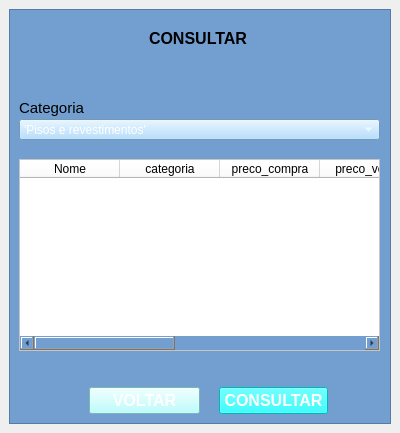
<?xml version="1.0" encoding="UTF-8"?>
<ui version="4.0">
 <class>Form</class>
 <widget class="QWidget" name="Form">
  <property name="geometry">
   <rect>
    <x>0</x>
    <y>0</y>
    <width>400</width>
    <height>433</height>
   </rect>
  </property>
  <property name="windowTitle">
   <string>Form</string>
  </property>
  <widget class="QFrame" name="frame">
   <property name="geometry">
    <rect>
     <x>9</x>
     <y>9</y>
     <width>382</width>
     <height>415</height>
    </rect>
   </property>
   <property name="styleSheet">
    <string notr="true">background-color: rgb(114, 159, 207);</string>
   </property>
   <property name="frameShape">
    <enum>QFrame::StyledPanel</enum>
   </property>
   <property name="frameShadow">
    <enum>QFrame::Raised</enum>
   </property>
   <widget class="QLabel" name="label_9">
    <property name="geometry">
     <rect>
      <x>140</x>
      <y>20</y>
      <width>101</width>
      <height>19</height>
     </rect>
    </property>
    <property name="font">
     <font>
      <pointsize>12</pointsize>
      <weight>75</weight>
      <bold>true</bold>
     </font>
    </property>
    <property name="styleSheet">
     <string notr="true">background-color: rgb(114, 159, 207);</string>
    </property>
    <property name="text">
     <string>CONSULTAR</string>
    </property>
   </widget>
   <widget class="QLabel" name="label">
    <property name="geometry">
     <rect>
      <x>10</x>
      <y>90</y>
      <width>66</width>
      <height>18</height>
     </rect>
    </property>
    <property name="font">
     <font>
      <pointsize>11</pointsize>
     </font>
    </property>
    <property name="text">
     <string>Categoria:</string>
    </property>
   </widget>
   <widget class="QComboBox" name="cb_categoria2">
    <property name="geometry">
     <rect>
      <x>10</x>
      <y>110</y>
      <width>361</width>
      <height>21</height>
     </rect>
    </property>
    <property name="styleSheet">
     <string notr="true">background-color: rgb(162, 214, 255);
color: rgb(255, 255, 255);</string>
    </property>
    <item>
     <property name="text">
      <string>'Pisos e revestimentos'</string>
     </property>
    </item>
    <item>
     <property name="text">
      <string>'Portas e janelas'</string>
     </property>
    </item>
    <item>
     <property name="text">
      <string>'Tintas'</string>
     </property>
    </item>
    <item>
     <property name="text">
      <string>'Banheiro'</string>
     </property>
    </item>
    <item>
     <property name="text">
      <string>'Cozinha'</string>
     </property>
    </item>
   </widget>
   <widget class="QPushButton" name="pB_voltar">
    <property name="geometry">
     <rect>
      <x>80</x>
      <y>378</y>
      <width>111</width>
      <height>27</height>
     </rect>
    </property>
    <property name="font">
     <font>
      <pointsize>12</pointsize>
      <weight>75</weight>
      <bold>true</bold>
     </font>
    </property>
    <property name="styleSheet">
     <string notr="true">background-color: rgb(170, 255, 255);
color: rgb(255, 255, 255);</string>
    </property>
    <property name="text">
     <string>VOLTAR</string>
    </property>
   </widget>
   <widget class="QPushButton" name="pB_consultar">
    <property name="geometry">
     <rect>
      <x>210</x>
      <y>378</y>
      <width>109</width>
      <height>27</height>
     </rect>
    </property>
    <property name="font">
     <font>
      <pointsize>12</pointsize>
      <weight>75</weight>
      <bold>true</bold>
     </font>
    </property>
    <property name="styleSheet">
     <string notr="true">background-color: rgb(0, 255, 255);
color: rgb(255, 255, 255);</string>
    </property>
    <property name="text">
     <string>CONSULTAR</string>
    </property>
   </widget>
   <widget class="QTableWidget" name="tabela1">
    <property name="geometry">
     <rect>
      <x>10</x>
      <y>150</y>
      <width>361</width>
      <height>192</height>
     </rect>
    </property>
    <property name="styleSheet">
     <string notr="true">background-color: rgb(255, 255, 255);</string>
    </property>
    <column>
     <property name="text">
      <string>Nome</string>
     </property>
    </column>
    <column>
     <property name="text">
      <string>categoria</string>
     </property>
    </column>
    <column>
     <property name="text">
      <string>preco_compra</string>
     </property>
    </column>
    <column>
     <property name="text">
      <string>preco_venda</string>
     </property>
    </column>
    <column>
     <property name="text">
      <string>quantidade</string>
     </property>
    </column>
    <column>
     <property name="text">
      <string>codigo</string>
     </property>
    </column>
    <column>
     <property name="text">
      <string>descricao</string>
     </property>
    </column>
   </widget>
  </widget>
 </widget>
 <resources/>
 <connections/>
</ui>
